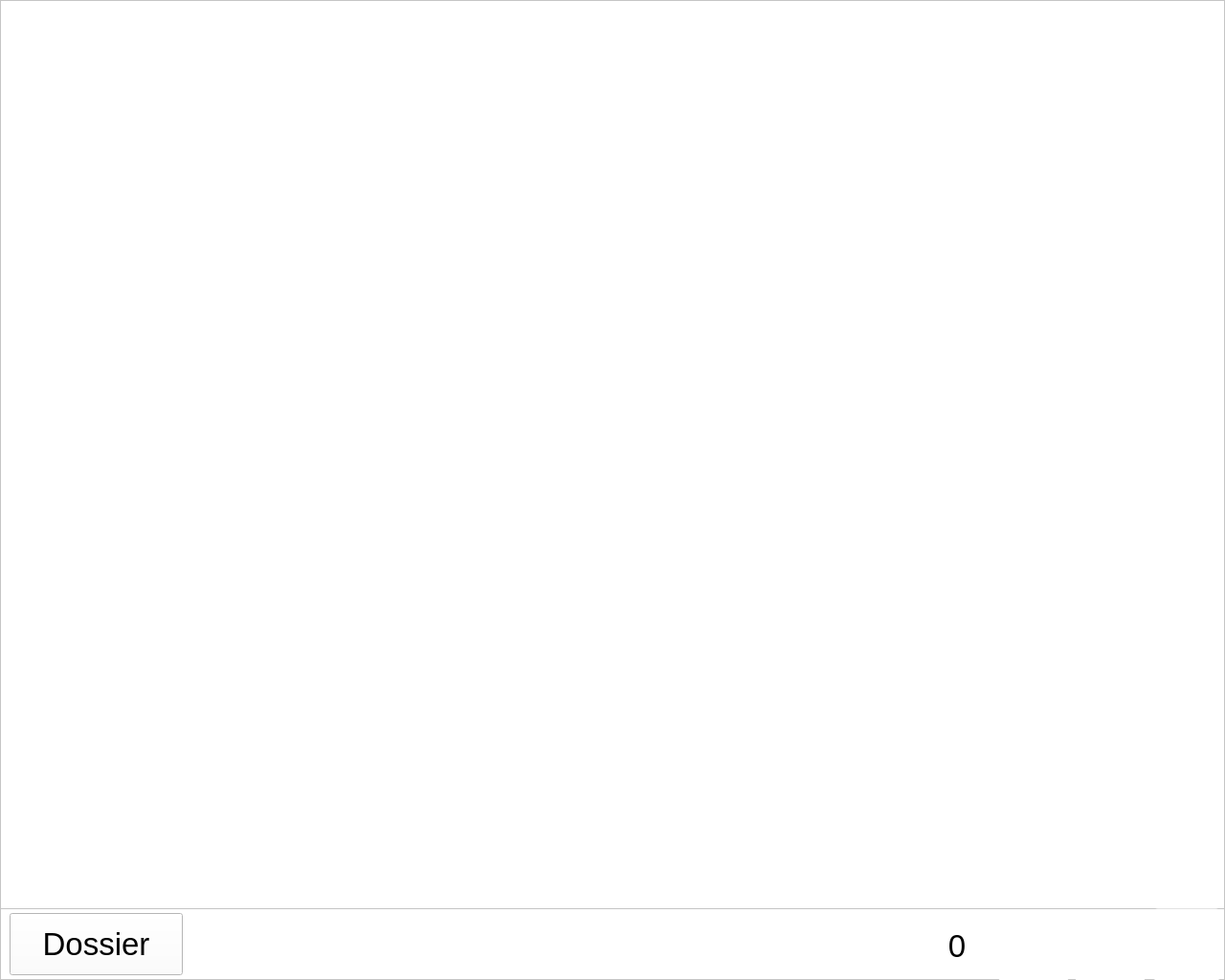
<?xml version="1.0" encoding="UTF-8"?>
<ui version="4.0">
 <class>EyeMonitoring</class>
 <widget class="QMainWindow" name="EyeMonitoring">
  <property name="geometry">
   <rect>
    <x>0</x>
    <y>0</y>
    <width>1280</width>
    <height>1024</height>
   </rect>
  </property>
  <property name="sizePolicy">
   <sizepolicy hsizetype="Fixed" vsizetype="Fixed">
    <horstretch>0</horstretch>
    <verstretch>0</verstretch>
   </sizepolicy>
  </property>
  <property name="minimumSize">
   <size>
    <width>500</width>
    <height>600</height>
   </size>
  </property>
  <property name="maximumSize">
   <size>
    <width>1280</width>
    <height>1024</height>
   </size>
  </property>
  <property name="palette">
   <palette>
    <active>
     <colorrole role="WindowText">
      <brush brushstyle="SolidPattern">
       <color alpha="255">
        <red>0</red>
        <green>0</green>
        <blue>0</blue>
       </color>
      </brush>
     </colorrole>
     <colorrole role="Button">
      <brush brushstyle="SolidPattern">
       <color alpha="255">
        <red>255</red>
        <green>255</green>
        <blue>255</blue>
       </color>
      </brush>
     </colorrole>
     <colorrole role="Light">
      <brush brushstyle="SolidPattern">
       <color alpha="255">
        <red>255</red>
        <green>255</green>
        <blue>255</blue>
       </color>
      </brush>
     </colorrole>
     <colorrole role="Midlight">
      <brush brushstyle="SolidPattern">
       <color alpha="255">
        <red>248</red>
        <green>245</green>
        <blue>240</blue>
       </color>
      </brush>
     </colorrole>
     <colorrole role="Dark">
      <brush brushstyle="SolidPattern">
       <color alpha="255">
        <red>120</red>
        <green>117</green>
        <blue>113</blue>
       </color>
      </brush>
     </colorrole>
     <colorrole role="Mid">
      <brush brushstyle="SolidPattern">
       <color alpha="255">
        <red>161</red>
        <green>157</green>
        <blue>151</blue>
       </color>
      </brush>
     </colorrole>
     <colorrole role="Text">
      <brush brushstyle="SolidPattern">
       <color alpha="255">
        <red>0</red>
        <green>0</green>
        <blue>0</blue>
       </color>
      </brush>
     </colorrole>
     <colorrole role="BrightText">
      <brush brushstyle="SolidPattern">
       <color alpha="255">
        <red>255</red>
        <green>255</green>
        <blue>255</blue>
       </color>
      </brush>
     </colorrole>
     <colorrole role="ButtonText">
      <brush brushstyle="SolidPattern">
       <color alpha="255">
        <red>0</red>
        <green>0</green>
        <blue>0</blue>
       </color>
      </brush>
     </colorrole>
     <colorrole role="Base">
      <brush brushstyle="SolidPattern">
       <color alpha="255">
        <red>255</red>
        <green>255</green>
        <blue>255</blue>
       </color>
      </brush>
     </colorrole>
     <colorrole role="Window">
      <brush brushstyle="SolidPattern">
       <color alpha="255">
        <red>255</red>
        <green>255</green>
        <blue>255</blue>
       </color>
      </brush>
     </colorrole>
     <colorrole role="Shadow">
      <brush brushstyle="SolidPattern">
       <color alpha="255">
        <red>0</red>
        <green>0</green>
        <blue>0</blue>
       </color>
      </brush>
     </colorrole>
     <colorrole role="AlternateBase">
      <brush brushstyle="SolidPattern">
       <color alpha="255">
        <red>248</red>
        <green>245</green>
        <blue>240</blue>
       </color>
      </brush>
     </colorrole>
     <colorrole role="ToolTipBase">
      <brush brushstyle="SolidPattern">
       <color alpha="255">
        <red>255</red>
        <green>255</green>
        <blue>220</blue>
       </color>
      </brush>
     </colorrole>
     <colorrole role="ToolTipText">
      <brush brushstyle="SolidPattern">
       <color alpha="255">
        <red>0</red>
        <green>0</green>
        <blue>0</blue>
       </color>
      </brush>
     </colorrole>
     <colorrole role="PlaceholderText">
      <brush brushstyle="NoBrush">
       <color alpha="128">
        <red>0</red>
        <green>0</green>
        <blue>0</blue>
       </color>
      </brush>
     </colorrole>
    </active>
    <inactive>
     <colorrole role="WindowText">
      <brush brushstyle="SolidPattern">
       <color alpha="255">
        <red>0</red>
        <green>0</green>
        <blue>0</blue>
       </color>
      </brush>
     </colorrole>
     <colorrole role="Button">
      <brush brushstyle="SolidPattern">
       <color alpha="255">
        <red>255</red>
        <green>255</green>
        <blue>255</blue>
       </color>
      </brush>
     </colorrole>
     <colorrole role="Light">
      <brush brushstyle="SolidPattern">
       <color alpha="255">
        <red>255</red>
        <green>255</green>
        <blue>255</blue>
       </color>
      </brush>
     </colorrole>
     <colorrole role="Midlight">
      <brush brushstyle="SolidPattern">
       <color alpha="255">
        <red>248</red>
        <green>245</green>
        <blue>240</blue>
       </color>
      </brush>
     </colorrole>
     <colorrole role="Dark">
      <brush brushstyle="SolidPattern">
       <color alpha="255">
        <red>120</red>
        <green>117</green>
        <blue>113</blue>
       </color>
      </brush>
     </colorrole>
     <colorrole role="Mid">
      <brush brushstyle="SolidPattern">
       <color alpha="255">
        <red>161</red>
        <green>157</green>
        <blue>151</blue>
       </color>
      </brush>
     </colorrole>
     <colorrole role="Text">
      <brush brushstyle="SolidPattern">
       <color alpha="255">
        <red>0</red>
        <green>0</green>
        <blue>0</blue>
       </color>
      </brush>
     </colorrole>
     <colorrole role="BrightText">
      <brush brushstyle="SolidPattern">
       <color alpha="255">
        <red>255</red>
        <green>255</green>
        <blue>255</blue>
       </color>
      </brush>
     </colorrole>
     <colorrole role="ButtonText">
      <brush brushstyle="SolidPattern">
       <color alpha="255">
        <red>0</red>
        <green>0</green>
        <blue>0</blue>
       </color>
      </brush>
     </colorrole>
     <colorrole role="Base">
      <brush brushstyle="SolidPattern">
       <color alpha="255">
        <red>255</red>
        <green>255</green>
        <blue>255</blue>
       </color>
      </brush>
     </colorrole>
     <colorrole role="Window">
      <brush brushstyle="SolidPattern">
       <color alpha="255">
        <red>255</red>
        <green>255</green>
        <blue>255</blue>
       </color>
      </brush>
     </colorrole>
     <colorrole role="Shadow">
      <brush brushstyle="SolidPattern">
       <color alpha="255">
        <red>0</red>
        <green>0</green>
        <blue>0</blue>
       </color>
      </brush>
     </colorrole>
     <colorrole role="AlternateBase">
      <brush brushstyle="SolidPattern">
       <color alpha="255">
        <red>248</red>
        <green>245</green>
        <blue>240</blue>
       </color>
      </brush>
     </colorrole>
     <colorrole role="ToolTipBase">
      <brush brushstyle="SolidPattern">
       <color alpha="255">
        <red>255</red>
        <green>255</green>
        <blue>220</blue>
       </color>
      </brush>
     </colorrole>
     <colorrole role="ToolTipText">
      <brush brushstyle="SolidPattern">
       <color alpha="255">
        <red>0</red>
        <green>0</green>
        <blue>0</blue>
       </color>
      </brush>
     </colorrole>
     <colorrole role="PlaceholderText">
      <brush brushstyle="NoBrush">
       <color alpha="128">
        <red>0</red>
        <green>0</green>
        <blue>0</blue>
       </color>
      </brush>
     </colorrole>
    </inactive>
    <disabled>
     <colorrole role="WindowText">
      <brush brushstyle="SolidPattern">
       <color alpha="255">
        <red>120</red>
        <green>117</green>
        <blue>113</blue>
       </color>
      </brush>
     </colorrole>
     <colorrole role="Button">
      <brush brushstyle="SolidPattern">
       <color alpha="255">
        <red>255</red>
        <green>255</green>
        <blue>255</blue>
       </color>
      </brush>
     </colorrole>
     <colorrole role="Light">
      <brush brushstyle="SolidPattern">
       <color alpha="255">
        <red>255</red>
        <green>255</green>
        <blue>255</blue>
       </color>
      </brush>
     </colorrole>
     <colorrole role="Midlight">
      <brush brushstyle="SolidPattern">
       <color alpha="255">
        <red>248</red>
        <green>245</green>
        <blue>240</blue>
       </color>
      </brush>
     </colorrole>
     <colorrole role="Dark">
      <brush brushstyle="SolidPattern">
       <color alpha="255">
        <red>120</red>
        <green>117</green>
        <blue>113</blue>
       </color>
      </brush>
     </colorrole>
     <colorrole role="Mid">
      <brush brushstyle="SolidPattern">
       <color alpha="255">
        <red>161</red>
        <green>157</green>
        <blue>151</blue>
       </color>
      </brush>
     </colorrole>
     <colorrole role="Text">
      <brush brushstyle="SolidPattern">
       <color alpha="255">
        <red>120</red>
        <green>117</green>
        <blue>113</blue>
       </color>
      </brush>
     </colorrole>
     <colorrole role="BrightText">
      <brush brushstyle="SolidPattern">
       <color alpha="255">
        <red>255</red>
        <green>255</green>
        <blue>255</blue>
       </color>
      </brush>
     </colorrole>
     <colorrole role="ButtonText">
      <brush brushstyle="SolidPattern">
       <color alpha="255">
        <red>120</red>
        <green>117</green>
        <blue>113</blue>
       </color>
      </brush>
     </colorrole>
     <colorrole role="Base">
      <brush brushstyle="SolidPattern">
       <color alpha="255">
        <red>255</red>
        <green>255</green>
        <blue>255</blue>
       </color>
      </brush>
     </colorrole>
     <colorrole role="Window">
      <brush brushstyle="SolidPattern">
       <color alpha="255">
        <red>255</red>
        <green>255</green>
        <blue>255</blue>
       </color>
      </brush>
     </colorrole>
     <colorrole role="Shadow">
      <brush brushstyle="SolidPattern">
       <color alpha="255">
        <red>0</red>
        <green>0</green>
        <blue>0</blue>
       </color>
      </brush>
     </colorrole>
     <colorrole role="AlternateBase">
      <brush brushstyle="SolidPattern">
       <color alpha="255">
        <red>241</red>
        <green>235</green>
        <blue>226</blue>
       </color>
      </brush>
     </colorrole>
     <colorrole role="ToolTipBase">
      <brush brushstyle="SolidPattern">
       <color alpha="255">
        <red>255</red>
        <green>255</green>
        <blue>220</blue>
       </color>
      </brush>
     </colorrole>
     <colorrole role="ToolTipText">
      <brush brushstyle="SolidPattern">
       <color alpha="255">
        <red>0</red>
        <green>0</green>
        <blue>0</blue>
       </color>
      </brush>
     </colorrole>
     <colorrole role="PlaceholderText">
      <brush brushstyle="NoBrush">
       <color alpha="128">
        <red>0</red>
        <green>0</green>
        <blue>0</blue>
       </color>
      </brush>
     </colorrole>
    </disabled>
   </palette>
  </property>
  <property name="windowTitle">
   <string>MainWindow</string>
  </property>
  <property name="toolTip">
   <string/>
  </property>
  <property name="styleSheet">
   <string notr="true">background: white;

</string>
  </property>
  <widget class="QWidget" name="centralwidget">
   <property name="sizePolicy">
    <sizepolicy hsizetype="Fixed" vsizetype="Fixed">
     <horstretch>0</horstretch>
     <verstretch>0</verstretch>
    </sizepolicy>
   </property>
   <property name="styleSheet">
    <string notr="true"/>
   </property>
   <widget class="DrawingArea" name="widget_drawing_area" native="true">
    <property name="geometry">
     <rect>
      <x>-1</x>
      <y>0</y>
      <width>1280</width>
      <height>940</height>
     </rect>
    </property>
    <property name="sizePolicy">
     <sizepolicy hsizetype="Fixed" vsizetype="Fixed">
      <horstretch>0</horstretch>
      <verstretch>0</verstretch>
     </sizepolicy>
    </property>
    <property name="styleSheet">
     <string notr="true">background: transparent;
</string>
    </property>
    <widget class="RecordingWidget" name="widget_recording" native="true">
     <property name="geometry">
      <rect>
       <x>10</x>
       <y>10</y>
       <width>60</width>
       <height>60</height>
      </rect>
     </property>
     <property name="sizePolicy">
      <sizepolicy hsizetype="Fixed" vsizetype="Fixed">
       <horstretch>0</horstretch>
       <verstretch>0</verstretch>
      </sizepolicy>
     </property>
    </widget>
   </widget>
   <widget class="QGraphicsView" name="graphicsView_videofeed">
    <property name="geometry">
     <rect>
      <x>0</x>
      <y>0</y>
      <width>1280</width>
      <height>1024</height>
     </rect>
    </property>
    <property name="sizePolicy">
     <sizepolicy hsizetype="Fixed" vsizetype="Fixed">
      <horstretch>0</horstretch>
      <verstretch>0</verstretch>
     </sizepolicy>
    </property>
   </widget>
   <widget class="QFrame" name="frame">
    <property name="geometry">
     <rect>
      <x>0</x>
      <y>949</y>
      <width>1280</width>
      <height>75</height>
     </rect>
    </property>
    <property name="frameShape">
     <enum>QFrame::StyledPanel</enum>
    </property>
    <property name="frameShadow">
     <enum>QFrame::Raised</enum>
    </property>
    <widget class="QPushButton" name="pushButton_show_numeric_keyboard">
     <property name="geometry">
      <rect>
       <x>10</x>
       <y>5</y>
       <width>181</width>
       <height>65</height>
      </rect>
     </property>
     <property name="sizePolicy">
      <sizepolicy hsizetype="Fixed" vsizetype="Fixed">
       <horstretch>0</horstretch>
       <verstretch>0</verstretch>
      </sizepolicy>
     </property>
     <property name="minimumSize">
      <size>
       <width>180</width>
       <height>65</height>
      </size>
     </property>
     <property name="maximumSize">
      <size>
       <width>200</width>
       <height>60</height>
      </size>
     </property>
     <property name="font">
      <font>
       <pointsize>25</pointsize>
      </font>
     </property>
     <property name="text">
      <string>Dossier</string>
     </property>
    </widget>
    <widget class="QPushButton" name="pushButton_color_dialog">
     <property name="geometry">
      <rect>
       <x>1120</x>
       <y>0</y>
       <width>80</width>
       <height>80</height>
      </rect>
     </property>
     <property name="sizePolicy">
      <sizepolicy hsizetype="Fixed" vsizetype="Fixed">
       <horstretch>0</horstretch>
       <verstretch>0</verstretch>
      </sizepolicy>
     </property>
     <property name="minimumSize">
      <size>
       <width>80</width>
       <height>80</height>
      </size>
     </property>
     <property name="maximumSize">
      <size>
       <width>100</width>
       <height>100</height>
      </size>
     </property>
     <property name="styleSheet">
      <string notr="true">QPushButton {
background-image: url(:/images/palette.png);
background-repeat: no-repeat; 
border-radius: 10;
background-position: center;
border-style: raised; 
border-width: 5px;
border-color: blue;
}

QPushButton:pressed {
background-image: url(:/images/palette_clicked.png);
background-repeat: no-repeat; 
background-position: center;
border-radius: 10;
border-style: raised; 
border-width: 5px;
border-color: blue;
}</string>
     </property>
     <property name="text">
      <string/>
     </property>
    </widget>
    <widget class="QPushButton" name="pushButton_clear">
     <property name="geometry">
      <rect>
       <x>1040</x>
       <y>0</y>
       <width>80</width>
       <height>80</height>
      </rect>
     </property>
     <property name="sizePolicy">
      <sizepolicy hsizetype="Fixed" vsizetype="Fixed">
       <horstretch>0</horstretch>
       <verstretch>0</verstretch>
      </sizepolicy>
     </property>
     <property name="minimumSize">
      <size>
       <width>80</width>
       <height>80</height>
      </size>
     </property>
     <property name="maximumSize">
      <size>
       <width>100</width>
       <height>100</height>
      </size>
     </property>
     <property name="styleSheet">
      <string notr="true">QPushButton {
background-image: url(:/images/eraser.png);
background-repeat: no-repeat; 
border-radius: 10;
background-position: center;
border-style: raised; 
border-width: 5px;
border-color: blue;
}

QPushButton:pressed {
background-image: url(:/images/eraser_clicked.png);
background-repeat: no-repeat; 
background-position: center;
border-radius: 10;
border-style: raised; 
border-width: 5px;
border-color: blue;
}</string>
     </property>
     <property name="text">
      <string/>
     </property>
    </widget>
    <widget class="QLabel" name="label_xrays">
     <property name="geometry">
      <rect>
       <x>960</x>
       <y>20</y>
       <width>80</width>
       <height>38</height>
      </rect>
     </property>
     <property name="sizePolicy">
      <sizepolicy hsizetype="Fixed" vsizetype="Fixed">
       <horstretch>0</horstretch>
       <verstretch>0</verstretch>
      </sizepolicy>
     </property>
     <property name="minimumSize">
      <size>
       <width>80</width>
       <height>0</height>
      </size>
     </property>
     <property name="maximumSize">
      <size>
       <width>80</width>
       <height>16777215</height>
      </size>
     </property>
     <property name="font">
      <font>
       <pointsize>25</pointsize>
      </font>
     </property>
     <property name="styleSheet">
      <string notr="true">
</string>
     </property>
     <property name="text">
      <string>0</string>
     </property>
     <property name="alignment">
      <set>Qt::AlignCenter</set>
     </property>
    </widget>
    <widget class="QLabel" name="label_patient">
     <property name="geometry">
      <rect>
       <x>200</x>
       <y>1</y>
       <width>761</width>
       <height>70</height>
      </rect>
     </property>
     <property name="sizePolicy">
      <sizepolicy hsizetype="Preferred" vsizetype="Fixed">
       <horstretch>0</horstretch>
       <verstretch>0</verstretch>
      </sizepolicy>
     </property>
     <property name="minimumSize">
      <size>
       <width>500</width>
       <height>70</height>
      </size>
     </property>
     <property name="font">
      <font>
       <pointsize>25</pointsize>
      </font>
     </property>
     <property name="styleSheet">
      <string notr="true"/>
     </property>
     <property name="text">
      <string/>
     </property>
     <property name="alignment">
      <set>Qt::AlignCenter</set>
     </property>
    </widget>
    <widget class="QPushButton" name="pushButton_exit">
     <property name="geometry">
      <rect>
       <x>1200</x>
       <y>-2</y>
       <width>80</width>
       <height>80</height>
      </rect>
     </property>
     <property name="sizePolicy">
      <sizepolicy hsizetype="Fixed" vsizetype="Fixed">
       <horstretch>0</horstretch>
       <verstretch>0</verstretch>
      </sizepolicy>
     </property>
     <property name="minimumSize">
      <size>
       <width>80</width>
       <height>80</height>
      </size>
     </property>
     <property name="maximumSize">
      <size>
       <width>100</width>
       <height>100</height>
      </size>
     </property>
     <property name="styleSheet">
      <string notr="true">QPushButton {
background-image: url(:/images/exit.png);
background-repeat: no-repeat; 
border-radius: 10;
background-position: center;
border-style: raised; 
border-width: 5px;
border-color: blue;
}

QPushButton:pressed {
background-image: url(:/images/exit_clicked.png);
background-repeat: no-repeat; 
background-position: center;
border-radius: 10;
border-style: raised; 
border-width: 5px;
border-color: blue;
}</string>
     </property>
     <property name="text">
      <string/>
     </property>
    </widget>
   </widget>
   <zorder>graphicsView_videofeed</zorder>
   <zorder>widget_drawing_area</zorder>
   <zorder>frame</zorder>
  </widget>
  <action name="actionOn">
   <property name="text">
    <string>ON   </string>
   </property>
  </action>
  <action name="actionOff">
   <property name="text">
    <string>OFF  </string>
   </property>
  </action>
  <action name="actionQuit">
   <property name="text">
    <string>Quit</string>
   </property>
  </action>
  <action name="actionGrille_ON">
   <property name="text">
    <string>Grille ON</string>
   </property>
  </action>
  <action name="actionGraphes">
   <property name="text">
    <string>Graphes</string>
   </property>
  </action>
  <action name="grilleON">
   <property name="text">
    <string>Grille ON</string>
   </property>
  </action>
  <action name="grilleOFF">
   <property name="text">
    <string>Grille OFF</string>
   </property>
  </action>
  <action name="incGraphe">
   <property name="text">
    <string>Graphe +</string>
   </property>
  </action>
  <action name="actuGraphe">
   <property name="text">
    <string>Graphe</string>
   </property>
  </action>
  <action name="decGraphe">
   <property name="text">
    <string>Graphe -</string>
   </property>
  </action>
  <action name="Test_Sommet_ON">
   <property name="text">
    <string>Test Sommet ON</string>
   </property>
  </action>
  <action name="Test_Sommet_OFF">
   <property name="text">
    <string>Test Sommet OFF</string>
   </property>
  </action>
  <action name="actionCrb_ON">
   <property name="text">
    <string>Crb ON</string>
   </property>
  </action>
  <action name="actionCrb_OFF">
   <property name="text">
    <string>Crb OFF</string>
   </property>
  </action>
  <action name="actionSave_Graphe">
   <property name="text">
    <string>save Graphe</string>
   </property>
  </action>
  <action name="actionLoad_Graphe">
   <property name="text">
    <string>load Graphe</string>
   </property>
  </action>
  <action name="actionClear_Graphe">
   <property name="text">
    <string>clear Graphe</string>
   </property>
  </action>
 </widget>
 <customwidgets>
  <customwidget>
   <class>DrawingArea</class>
   <extends>QWidget</extends>
   <header>DrawingArea.h</header>
   <container>1</container>
  </customwidget>
  <customwidget>
   <class>RecordingWidget</class>
   <extends>QWidget</extends>
   <header>RecordingWidget.h</header>
   <container>1</container>
  </customwidget>
 </customwidgets>
 <resources/>
 <connections/>
</ui>
